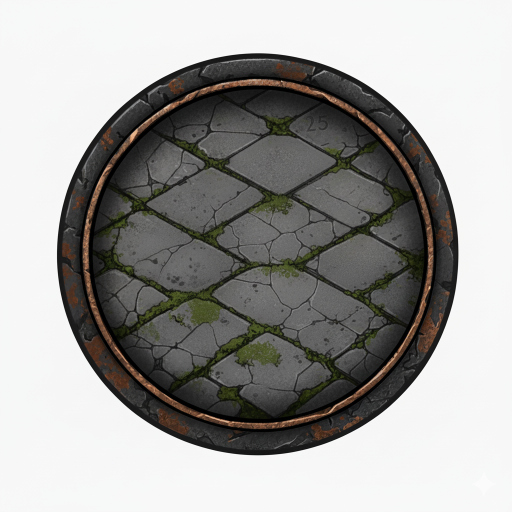
#> input picture img/input/empty.png, 1024 x 1024 px (shown at 1/2 size)
$ python -i process_tokens.py   (imports and definitions only)
#> lines starting #> are read from the running program, lines starting #| are printed output that depends on the picture; after the words box and inside, x2 and y2 are one past the last pixel; in counts of white or black regions, pixels touching at a corner belong together
"""
Token Image Background Remover

This script processes circular token images, identifies the background,
and makes it transparent. It uses edge detection to distinguish the token
from the background.
"""

import os
import json
import cv2
import numpy as np
from pathlib import Path


def calculate_radial_variance(contour, center):
    """
    Calculate radial variance to distinguish circles from rounded squares.
    Measures distance from center to contour edge at many angles.

    Args:
        contour: OpenCV contour points
        center: (x, y) tuple of shape center

    Returns:
        dict: {
            'radial_std': standard deviation of radii (normalized),
            'radial_variance_ratio': variance relative to mean radius,
            'is_circle': True if shape is circular (low radial variance)
        }
    """
    cx, cy = center
    num_angles = 360  # Sample every degree

    radii = []
    for angle_deg in range(num_angles):
        angle_rad = np.deg2rad(angle_deg)
        # Create a ray from center in this direction
        direction = np.array([np.cos(angle_rad), np.sin(angle_rad)])

        # Find intersection with contour by sampling along ray
        # Use maximum image dimension as search distance
        max_dist = 2000
        best_dist = 0

        for dist in range(10, max_dist, 2):
            point = np.array([cx, cy]) + direction * dist
            px, py = int(point[0]), int(point[1])

            # Check if this point is on the contour
            result = cv2.pointPolygonTest(contour, (float(px), float(py)), False)
            if result >= 0:  # Inside or on the contour
                best_dist = dist
            elif best_dist > 0:  # Was inside, now outside - found edge
                break

        if best_dist > 0:
            radii.append(best_dist)

    if len(radii) < 180:  # Need at least half the samples
        return {
            'radial_std': 0,
            'radial_variance_ratio': 0,
            'is_circle': False
        }

    radii = np.array(radii)
    mean_radius = np.mean(radii)
    std_radius = np.std(radii)
    variance_ratio = std_radius / mean_radius if mean_radius > 0 else 0

    # Circles have low radial variance (< 3% of mean radius)
    # Rounded squares have higher variance due to flat sides
    is_circle = variance_ratio < 0.03

    return {
        'radial_std': float(std_radius),
        'radial_variance_ratio': float(variance_ratio),
        'is_circle': bool(is_circle)
    }


def find_circular_mask(image):
    """
    Detect the circular token in the image and create a mask.
    Uses color-based detection to find background, then refines with edge detection.

    Args:
        image: BGR image from cv2

    Returns:
        tuple: (mask, circle_info) where mask is binary and circle_info contains {x, y, radius}
    """
    height, width = image.shape[:2]

    # Sample corner pixels to determine background color
    # Average the four corners (assumed to be background)
    corner_size = 20
    corners = [
        image[0:corner_size, 0:corner_size],  # Top-left
        image[0:corner_size, width-corner_size:width],  # Top-right
        image[height-corner_size:height, 0:corner_size],  # Bottom-left
        image[height-corner_size:height, width-corner_size:width]  # Bottom-right
    ]

    corner_pixels = np.vstack([c.reshape(-1, 3) for c in corners])
    bg_color = corner_pixels.mean(axis=0)

    # Calculate color difference from background
    color_diff = np.sqrt(np.sum((image.astype(float) - bg_color) ** 2, axis=2))

    # Threshold to create initial mask (anything significantly different from background)
    # Use adaptive threshold based on color variance
    threshold = max(30, color_diff.std() * 1.5)
    mask = (color_diff > threshold).astype(np.uint8) * 255

    # Clean up the mask with morphological operations
    kernel = np.ones((5, 5), np.uint8)
    mask = cv2.morphologyEx(mask, cv2.MORPH_CLOSE, kernel, iterations=2)
    mask = cv2.morphologyEx(mask, cv2.MORPH_OPEN, kernel, iterations=1)

    # Find contours on the color-based mask
    contours, _ = cv2.findContours(mask, cv2.RETR_EXTERNAL, cv2.CHAIN_APPROX_SIMPLE)

    # Create final mask
    mask = np.zeros(image.shape[:2], dtype=np.uint8)
    circle_info = None

    if contours:
        # Find the largest contour (assumed to be the token)
        largest_contour = max(contours, key=cv2.contourArea)

        # Get circle information before eroding
        (x, y), radius = cv2.minEnclosingCircle(largest_contour)

        # Calculate circularity: 4π * area / perimeter^2
        # Perfect circle = 1.0, less circular shapes approach 0
        area = cv2.contourArea(largest_contour)
        perimeter = cv2.arcLength(largest_contour, True)
        circularity = (4 * np.pi * area) / (perimeter * perimeter) if perimeter > 0 else 0

        # Calculate radial variance to distinguish circles from rounded squares
        # This is more robust than perimeter-based circularity for rough/textured borders
        radial_info = calculate_radial_variance(largest_contour, (x, y))

        # Fit ellipse to detect scaling/stretching
        ellipse_info = None
        if len(largest_contour) >= 5:  # Need at least 5 points to fit ellipse
            ellipse = cv2.fitEllipse(largest_contour)
            (ex, ey), (minor_axis, major_axis), angle = ellipse
            # Ensure major >= minor
            if minor_axis > major_axis:
                minor_axis, major_axis = major_axis, minor_axis

            # Calculate aspect ratio (1.0 = circle, >1.0 = ellipse)
            aspect_ratio = major_axis / minor_axis if minor_axis > 0 else 1.0

            ellipse_info = {
                'major_axis': float(major_axis),
                'minor_axis': float(minor_axis),
                'aspect_ratio': float(aspect_ratio),
                'angle': float(angle)  # Angle of major axis from horizontal
            }

        circle_info = {
            'x': float(x),
            'y': float(y),
            'radius': float(radius),
            'circularity': float(circularity),
            'radial_variance': radial_info['radial_variance_ratio'],
            'is_radially_circular': radial_info['is_circle'],
            'ellipse': ellipse_info
        }

        # Fill the contour on mask
        cv2.drawContours(mask, [largest_contour], -1, 255, -1)

        # Apply minimal smoothing to the mask edges
        mask = cv2.GaussianBlur(mask, (3, 3), 0)
        _, mask = cv2.threshold(mask, 127, 255, cv2.THRESH_BINARY)

    return mask, circle_info


def remove_background(image_path, output_path):
    """
    Process a single image: detect circular token and make background transparent.

    Args:
        image_path: Path to input image
        output_path: Path to save output image

    Returns:
        dict or None: Image metadata if successful, None if failed
    """
#> called with image_path = 'img/input/empty.png', output_path = 'out.png'
    # Read image
    img = cv2.imread(str(image_path))
#> img is the input picture: shape (1024, 1024, 3); mean B, G, R 157.1, 159.3, 160.3

    if img is None:
        print(f"Error: Could not read image {image_path}")
        return None

    # Get image dimensions
    height, width = img.shape[:2]

    # Find the circular mask and circle info
    mask, circle_info = find_circular_mask(img)
#> in find_circular_mask, `corner_pixels = np.vstack([c.reshape(-1, 3) for c in corners])`: corner_pixels = 1600 rows, first 8: [248, 248, 248], [248, 249, 248], [246, 246, 246], [246, 247, 246], [247, 247, 247], [246, 247, 247], [247, 247, 247], [248, 247, 247]
#> in find_circular_mask, `bg_color = corner_pixels.mean(axis=0)`: bg_color = [247.4, 247.4, 247]
#> in find_circular_mask, `color_diff = np.sqrt(np.sum((image.astype(float) - bg_color) ** 2, axi..`:
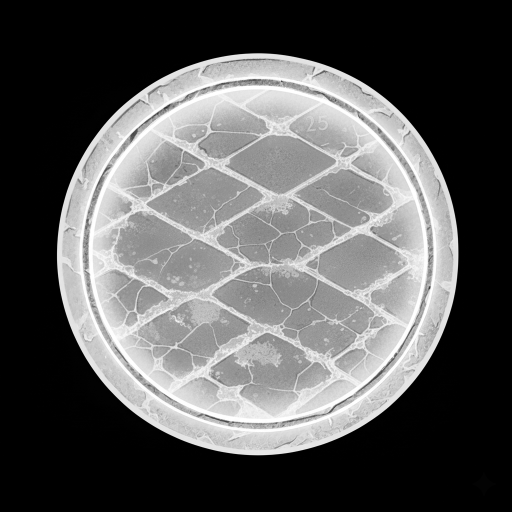
#> color_diff: shape (1024, 1024) float64 (shown at 1/2 size); min 0.591, max 428.3, mean 153.7; drawn with min black and max white
#> in find_circular_mask, `threshold = max(30, color_diff.std() * 1.5)`: threshold = 243.9
#> in find_circular_mask, `mask = (color_diff > threshold).astype(np.uint8) * 255`:
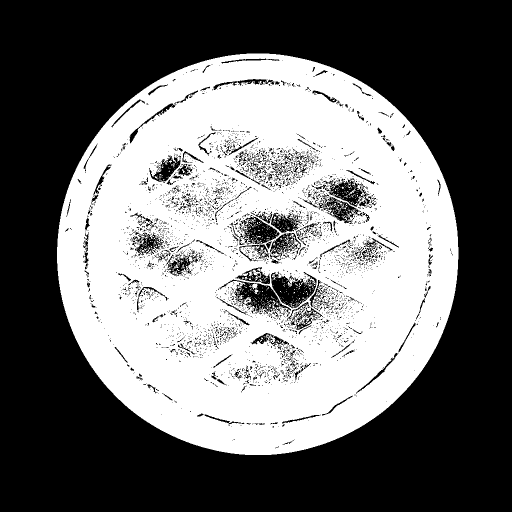
#> mask: shape (1024, 1024) (shown at 1/2 size); 43.5% white; 645 white regions (620 under 20 px), largest, box (x1, y1, x2, y2) and area: (114, 107, 917, 910) 453527, (517, 494, 535, 513) 126, (498, 567, 515, 579) 95
#> in find_circular_mask, `mask = cv2.morphologyEx(mask, cv2.MORPH_CLOSE, kernel, iterations=2)`:
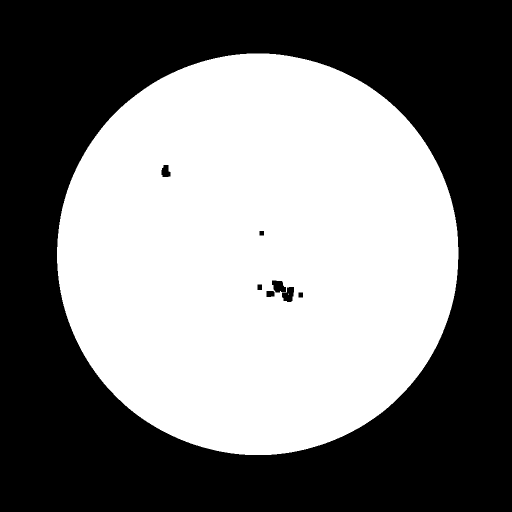
#> mask: shape (1024, 1024) (shown at 1/2 size); 48.2% white; 2 white regions (1 under 20 px), largest, box (x1, y1, x2, y2) and area: (114, 107, 917, 910) 505101
#> in find_circular_mask, `contours, _ = cv2.findContours(mask, cv2.RETR_EXTERNAL, cv2.CHAIN_APPR..`: contours = 1 contour; box (x1, y1, x2, y2) and area: (114, 107, 917, 910) 505781
#> in find_circular_mask, `largest_contour = max(contours, key=cv2.contourArea)`: largest_contour = contour of 1150 points, box (x1, y1, x2, y2) (114, 107, 917, 910), area 505781
#> in find_circular_mask, `(x, y), radius = cv2.minEnclosingCircle(largest_contour)`: x = 515.6; y = 508; radius = 402.3
#> in find_circular_mask, `area = cv2.contourArea(largest_contour)`: area = 505781
#> in find_circular_mask, `perimeter = cv2.arcLength(largest_contour, True)`: perimeter = 2659.7
#> in find_circular_mask, `circularity = (4 * np.pi * area) / (perimeter * perimeter) if perimete..`: circularity = 0.898
#> after the loop in calculate_radial_variance, `for angle_deg in range(num_angles):`: radii = 360 values, max 402 at index 12, min 400 at index 0, mean 400.7
#> in calculate_radial_variance, `mean_radius = np.mean(radii)`: mean_radius = 400.7
#> in calculate_radial_variance, `std_radius = np.std(radii)`: std_radius = 0.959
#> in calculate_radial_variance, `variance_ratio = std_radius / mean_radius if mean_radius > 0 else 0`: variance_ratio = 0.00239
#> in calculate_radial_variance, `is_circle = variance_ratio < 0.03`: is_circle = True
#> in find_circular_mask, `radial_info = calculate_radial_variance(largest_contour, (x, y))`: radial_info = {'radial_std': 0.959, 'radial_variance_ratio': 0.00239, 'is_circle': True}
#> in find_circular_mask, `ellipse = cv2.fitEllipse(largest_contour)`: ellipse = ((515.4, 508.1), (802, 802.9), 63.47)
#> in find_circular_mask, `(ex, ey), (minor_axis, major_axis), angle = ellipse`: ex = 515.4; ey = 508.1; minor_axis = 802; major_axis = 802.9; angle = 63.47
#> in find_circular_mask, `aspect_ratio = major_axis / minor_axis if minor_axis > 0 else 1.0`: aspect_ratio = 1
#> in find_circular_mask, `ellipse_info = { 'major_axis': float(major_axis), 'minor_axis': float(..`: ellipse_info = {'major_axis': 802.9, 'minor_axis': 802, 'aspect_ratio': 1, 'angle': 63.47}
#> in find_circular_mask, `cv2.drawContours(mask, [largest_contour], -1, 255, -1)`:
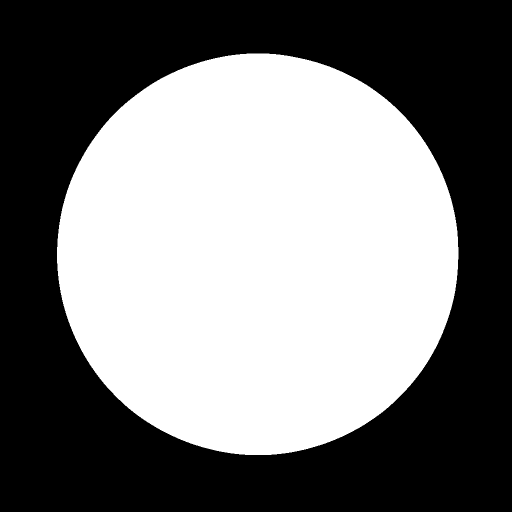
#> mask: shape (1024, 1024) (shown at 1/2 size); 48.3% white; 1 white region, box (x1, y1, x2, y2) and area: (114, 107, 917, 910) 506918
#> circle_info = 7 items

    # Apply morphological operations to smooth the mask edges
    kernel = np.ones((5, 5), np.uint8)
    mask = cv2.morphologyEx(mask, cv2.MORPH_CLOSE, kernel)
    mask = cv2.GaussianBlur(mask, (5, 5), 0)

    # Calculate average color of outermost ring (border pixels touching transparent area)
    # Find the outer edge by dilating the mask and subtracting original
    dilate_kernel = np.ones((3, 3), np.uint8)
    dilated_mask = cv2.dilate(mask, dilate_kernel, iterations=1)
    outer_ring = cv2.subtract(dilated_mask, mask)
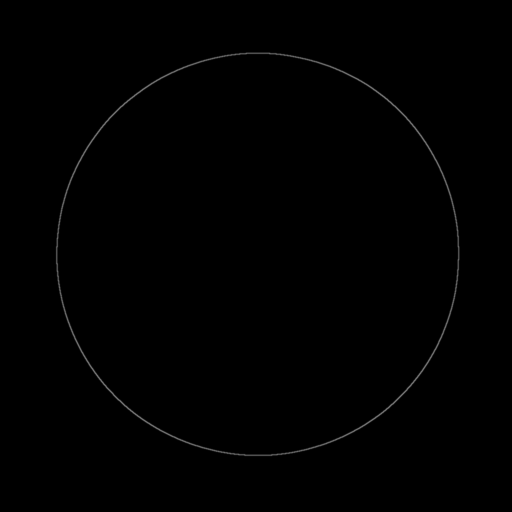
#> outer_ring: shape (1024, 1024) (shown at 1/2 size); min 0, max 125, mean 0.8

    # Get pixels in the outer ring
    outer_pixels = img[outer_ring > 0]

    # Calculate average color (BGR format in OpenCV)
    if len(outer_pixels) > 0:
        avg_color_bgr = outer_pixels.mean(axis=0)
#> avg_color_bgr = [153.7, 153.8, 153.8]
        avg_color_rgb = {
            'r': int(avg_color_bgr[2]),  # Convert BGR to RGB
            'g': int(avg_color_bgr[1]),
            'b': int(avg_color_bgr[0]),
            'hex': f"#{int(avg_color_bgr[2]):02x}{int(avg_color_bgr[1]):02x}{int(avg_color_bgr[0]):02x}"
        }
#> avg_color_rgb = {'r': 153, 'g': 153, 'b': 153, 'hex': '#999999'}
    else:
        avg_color_rgb = {'r': 0, 'g': 0, 'b': 0, 'hex': '#000000'}

    # Calculate border color at 3px depth from edge
    # Erode mask by 3 pixels to get inner ring
    erode_3px_kernel = np.ones((3, 3), np.uint8)
    inner_mask_3px = cv2.erode(mask, erode_3px_kernel, iterations=3)
    ring_3px = cv2.subtract(mask, inner_mask_3px)

    # Get pixels in the 3px depth ring
    ring_3px_pixels = img[ring_3px > 0]

    if len(ring_3px_pixels) > 0:
        avg_color_3px_bgr = ring_3px_pixels.mean(axis=0)
#> avg_color_3px_bgr = [85.9, 85.83, 85.94]
        border_color_3px = {
            'r': int(avg_color_3px_bgr[2]),
            'g': int(avg_color_3px_bgr[1]),
            'b': int(avg_color_3px_bgr[0]),
            'hex': f"#{int(avg_color_3px_bgr[2]):02x}{int(avg_color_3px_bgr[1]):02x}{int(avg_color_3px_bgr[0]):02x}"
        }
#> border_color_3px = {'r': 85, 'g': 85, 'b': 85, 'hex': '#555555'}
    else:
        border_color_3px = avg_color_rgb.copy()

    # Detect border thickness by analyzing color gradient from edge inward
    # Sample at multiple depths and find where color significantly changes
    border_thickness = 0
    if circle_info and len(outer_pixels) > 0:
        max_sample_depth = 20  # Maximum depth to sample
        color_threshold = 15  # RGB color difference threshold

        reference_color = avg_color_bgr
#> reference_color = [153.7, 153.8, 153.8]

        for depth in range(1, max_sample_depth + 1):
            # Create ring at this depth
            inner_mask_at_depth = cv2.erode(mask, erode_3px_kernel, iterations=depth)
            ring_at_depth = cv2.subtract(mask, inner_mask_at_depth)

            if ring_at_depth.sum() == 0:
                break

            depth_pixels = img[ring_at_depth > 0]
            if len(depth_pixels) > 0:
                depth_color = depth_pixels.mean(axis=0)

                # Calculate color difference
                color_diff = np.sqrt(np.sum((depth_color - reference_color) ** 2))

                if color_diff > color_threshold:
                    border_thickness = depth
                    break
#> this loop made 1 pass
#> (depth_color, color_diff) on pass 1: ([109.6, 109.6, 109.7], 76.45)

        # If no significant change detected, assume thin border
        if border_thickness == 0:
            border_thickness = 3

    # Convert image to RGBA
    img_rgba = cv2.cvtColor(img, cv2.COLOR_BGR2BGRA)

    # Apply mask to alpha channel
    img_rgba[:, :, 3] = mask

    # Create metadata with shape classification
    ellipse = circle_info.get('ellipse') if circle_info else None
#> ellipse has the same summary as ellipse_info in find_circular_mask
    circularity = round(circle_info['circularity'], 3) if circle_info else 0
#> circularity = 0.898
    aspect_ratio = round(ellipse['aspect_ratio'], 3) if ellipse else 1.0
#> aspect_ratio = 1
    radial_variance = round(circle_info.get('radial_variance', 1.0), 4) if circle_info else 1.0
#> radial_variance = 0.0024
    is_radially_circular = circle_info.get('is_radially_circular', False) if circle_info else False
#> is_radially_circular = True

    # Classify shape using radial variance (more robust than perimeter-based circularity)
    # Radial variance < 3% = circle (uniform radius in all directions)
    # Radial variance >= 3% = rounded square (flat sides cause variance)
    shape_type = 'unknown'
    if is_radially_circular and 0.97 <= aspect_ratio <= 1.03:
        shape_type = 'circle'
    elif radial_variance < 0.06 and 0.97 <= aspect_ratio <= 1.03:
        # Slightly higher variance but still relatively circular
        shape_type = 'circle'
    elif radial_variance >= 0.06 and 0.97 <= aspect_ratio <= 1.03:
        shape_type = 'rounded_square'
    elif circularity < 0.80 and 0.97 <= aspect_ratio <= 1.03:
        shape_type = 'square'
    elif radial_variance >= 0.06 and aspect_ratio > 1.03:
        shape_type = 'rounded_rect'
    else:
        shape_type = 'rect'

    # Save result
    cv2.imwrite(str(output_path), img_rgba)
#> (the run stopped early here; a loop or call above may not have finished)

$ run again, on img/input/trap_oilslick.png
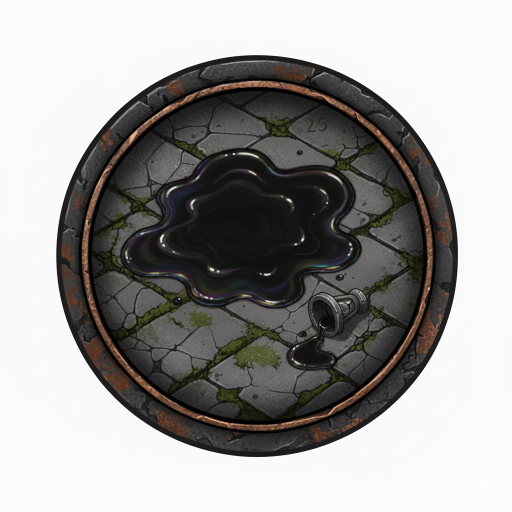
#> input picture img/input/trap_oilslick.png, 1024 x 1024 px (shown at 1/2 size)
#> in remove_background, img is the input picture: shape (1024, 1024, 3); mean B, G, R 153.1, 154.9, 156.1
#> corner_pixels = 1600 rows, first 8: [252, 252, 253], [253, 253, 254], [252, 251, 251], [251, 252, 252], [252, 252, 252], [252, 253, 252], [252, 252, 252], [252, 252, 252]
#> bg_color = [251.8, 251.7, 251.3]
#> threshold = 263.7
#> contours = 1 contour; box (x1, y1, x2, y2) and area: (113, 111, 916, 914) 506075
#> largest_contour = contour of 1144 points, box (x1, y1, x2, y2) (113, 111, 916, 914), area 506075
#> x = 513.9; y = 511.4; radius = 402.4
#> area = 506075
#> perimeter = 2659.7
#> in find_circular_mask, `circularity = (4 * np.pi * area) / (perimeter * perimeter) if perimete..`: circularity = 0.899
#> after the loop in calculate_radial_variance, `for angle_deg in range(num_angles):`: radii = 360 values, max 402 at index 0, min 400 at index 2, mean 400.8
#> mean_radius = 400.8
#> std_radius = 0.986
#> variance_ratio = 0.00246
#> is_circle = True
#> radial_info = {'radial_std': 0.986, 'radial_variance_ratio': 0.00246, 'is_circle': True}
#> in find_circular_mask, `ellipse = cv2.fitEllipse(largest_contour)`: ellipse = ((514, 511.4), (802.3, 803.3), 100.8)
#> ex = 514; ey = 511.4; minor_axis = 802.3; major_axis = 803.3; angle = 100.8
#> in find_circular_mask, `aspect_ratio = major_axis / minor_axis if minor_axis > 0 else 1.0`: aspect_ratio = 1
#> ellipse_info = {'major_axis': 803.3, 'minor_axis': 802.3, 'aspect_ratio': 1, 'angle': 100.8}
#> in find_circular_mask, `cv2.drawContours(mask, [largest_contour], -1, 255, -1)`:
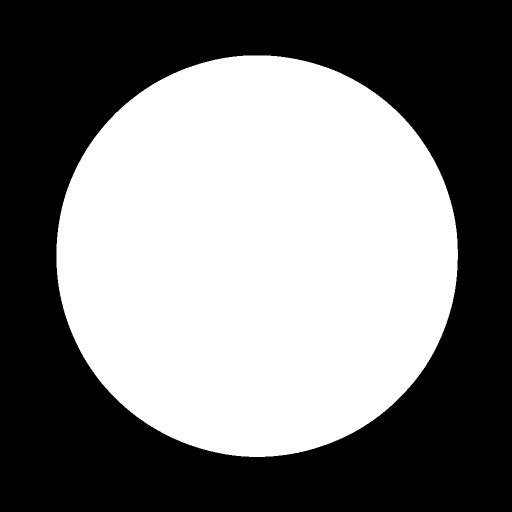
#> mask: shape (1024, 1024) (shown at 1/2 size); 48.4% white; 1 white region, box (x1, y1, x2, y2) and area: (113, 111, 916, 914) 507212
#> circle_info = 7 items
#> in remove_background, `outer_ring = cv2.subtract(dilated_mask, mask)`:
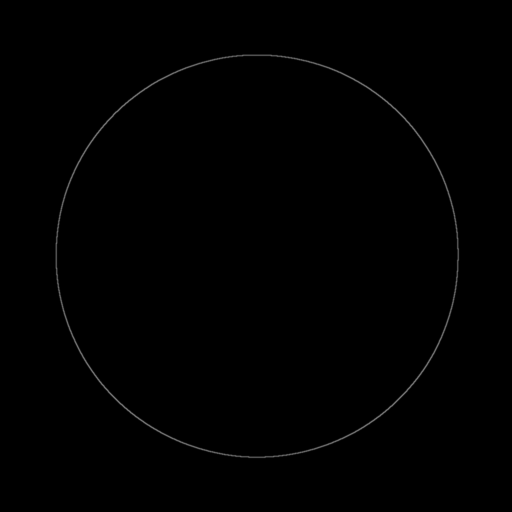
#> outer_ring: shape (1024, 1024) (shown at 1/2 size); min 0, max 125, mean 0.8
#> avg_color_bgr = [154.6, 154.9, 154.9]
#> avg_color_rgb = {'r': 154, 'g': 154, 'b': 154, 'hex': '#9a9a9a'}
#> avg_color_3px_bgr = [87.17, 87.25, 87.46]
#> border_color_3px = {'r': 87, 'g': 87, 'b': 87, 'hex': '#575757'}
#> reference_color = [154.6, 154.9, 154.9]
#> the loop in remove_background, `for depth in range(1, max_sample_depth + 1):` made 1 pass
#> (depth_color, color_diff) on pass 1: ([110.5, 110.6, 110.8], 76.51)
#> in remove_background, `ellipse = circle_info.get('ellipse') if circle_info else None`: ellipse has the same summary as ellipse_info in find_circular_mask
#> in remove_background, `circularity = round(circle_info['circularity'], 3) if circle_info else 0`: circularity = 0.899
#> in remove_background, `aspect_ratio = round(ellipse['aspect_ratio'], 3) if ellipse else 1.0`: aspect_ratio = 1
#> radial_variance = 0.0025
#> is_radially_circular = True
